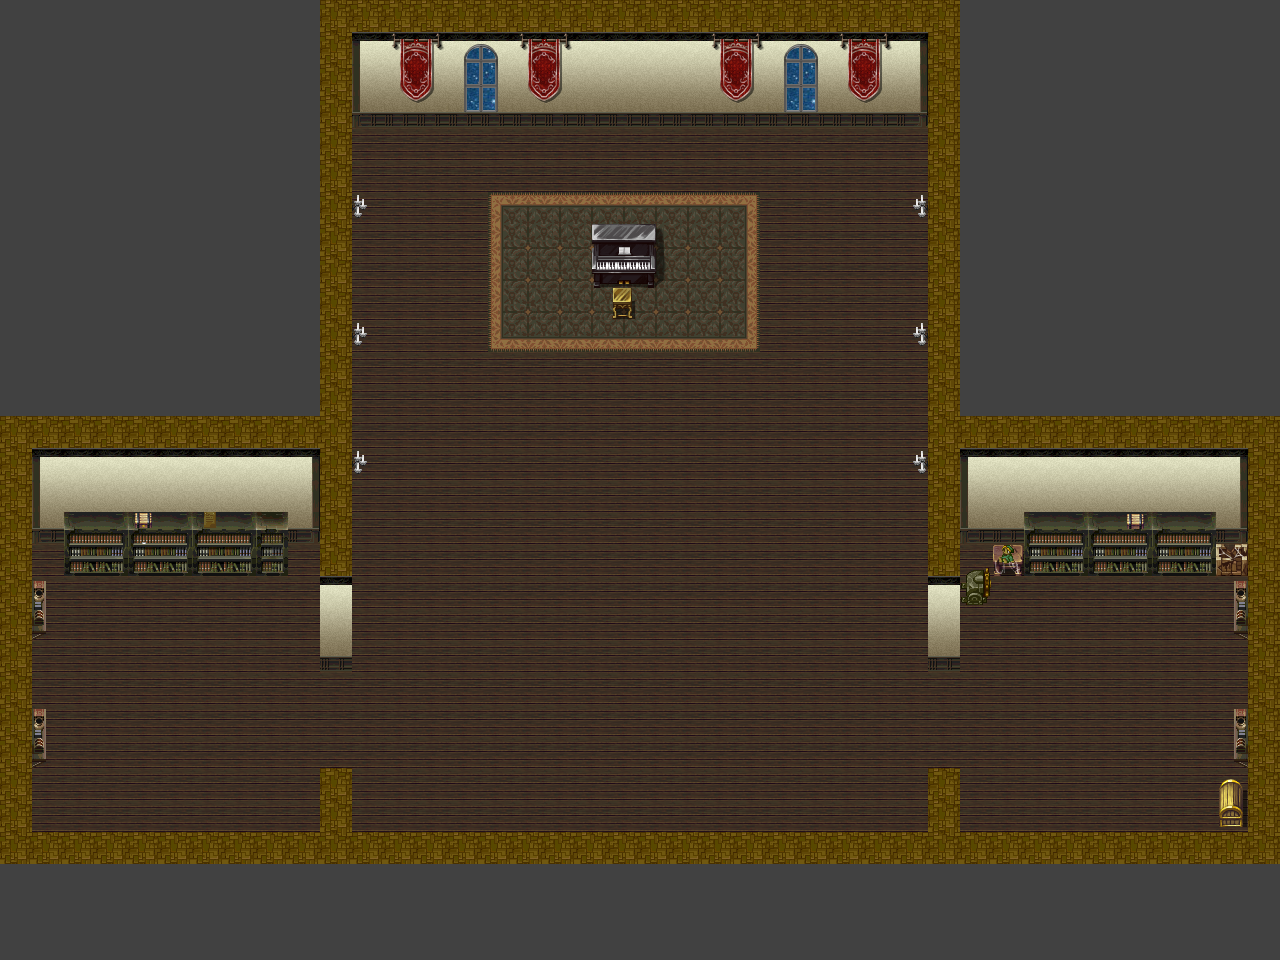

Rendered tile map (Tiled .tmx) drawn with the repository's tilesets; below, a short description and the map source with its tile grids summarised:
An orthogonal 40x30 tile map with 32x32 px tiles, 9 tile layers (bg, floor_walk, walls, carpet, ...), 1 hidden layer not drawn.

<map version="1.0" orientation="orthogonal" width="40" height="30" tilewidth="32" tileheight="32">
 <tileset firstgid="1" name="castle_001" tilewidth="32" tileheight="32">
  <image source="castle_001.png" width="768" height="1600" />
  <tile id="370">
   <properties>
    <property name="info" value="乐谱" />
    <property name="itemID" value="6" />
   </properties>
  </tile>
  <tile id="506">
   <properties>
    <property name="candle" value="11" />
   </properties>
  </tile>
  <tile id="507">
   <properties>
    <property name="candle" value="11" />
   </properties>
  </tile>
  <tile id="508">
   <properties>
    <property name="candle" value="11" />
   </properties>
  </tile>
  <tile id="602">
   <properties>
    <property name="candle" value="11" />
   </properties>
  </tile>
  <tile id="603">
   <properties>
    <property name="candle" value="11" />
   </properties>
  </tile>
  <tile id="604">
   <properties>
    <property name="candle" value="11" />
   </properties>
  </tile>
  <tile id="624">
   <properties>
    <property name="allow_movement" value="1" />
   </properties>
  </tile>
  <tile id="625">
   <properties>
    <property name="allow_movement" value="1" />
   </properties>
  </tile>
  <tile id="626">
   <properties>
    <property name="allow_movement" value="1" />
   </properties>
  </tile>
  <tile id="643">
   <properties>
    <property name="info" value="一个破旧的洋娃娃。领巾上绣有字‘亲爱的Becky,新婚快乐，你永远是我心中的洋娃娃。爱你的哥哥。’" />
    <property name="itemID" value="1" />
   </properties>
  </tile>
  <tile id="650">
   <properties>
    <property name="allow_movement" value="1" />
   </properties>
  </tile>
  <tile id="696">
   <properties>
    <property name="thorn" value="3" />
   </properties>
  </tile>
  <tile id="798">
   <properties>
    <property name="item_position" value="2" />
   </properties>
  </tile>
  <tile id="876">
   <properties>
    <property name="info" value="一个奇怪的机器，不知道干什么用的" />
    <property name="itemID" value="2" />
   </properties>
  </tile>
  <tile id="1109">
   <properties>
    <property name="info" value="一个上锁的箱子" />
    <property name="itemID" value="3" />
   </properties>
  </tile>
  <tile id="1110">
   <properties>
    <property name="info" value="一个盒子" />
    <property name="itemID" value="4" />
   </properties>
  </tile>
  <tile id="1134">
   <properties>
    <property name="info" value="一个盒子，锁住了。" />
    <property name="itemID" value="5" />
   </properties>
  </tile>
 </tileset>
 <layer name="bg" width="40" height="30">
  <data>[1200 cells, 380 non-empty, 1 distinct tile ids]</data>
 </layer>
 <layer name="floor_walk" width="40" height="30">
  <data>[1200 cells, 566 non-empty, 1 distinct tile ids]</data>
 </layer>
 <layer name="walls" width="40" height="30">
  <data>[1200 cells, 114 non-empty, 9 distinct tile ids]</data>
 </layer>
 <layer name="carpet" width="40" height="30">
  <data>[1200 cells, 45 non-empty, 9 distinct tile ids]</data>
 </layer>
 <layer name="ceiling" width="40" height="30">
  <data>[1200 cells, 142 non-empty, 1 distinct tile ids]</data>
 </layer>
 <layer name="windows" width="40" height="30">
  <data>[1200 cells, 12 non-empty, 6 distinct tile ids]</data>
 </layer>
 <layer name="furniture" width="40" height="30">
  <data>[1200 cells, 71 non-empty, 25 distinct tile ids]</data>
 </layer>
 <layer name="furniture_above" width="40" height="30">
  <data>[1200 cells, 2 non-empty, 2 distinct tile ids]</data>
 </layer>
 <layer name="item" width="40" height="30">
  <data>[1200 cells, 8 non-empty, 8 distinct tile ids]</data>
 </layer>
 <layer name="exit" width="40" height="30" visible="0">
  <data>[1200 cells, 6 non-empty, 6 distinct tile ids]</data>
 </layer>
</map>
